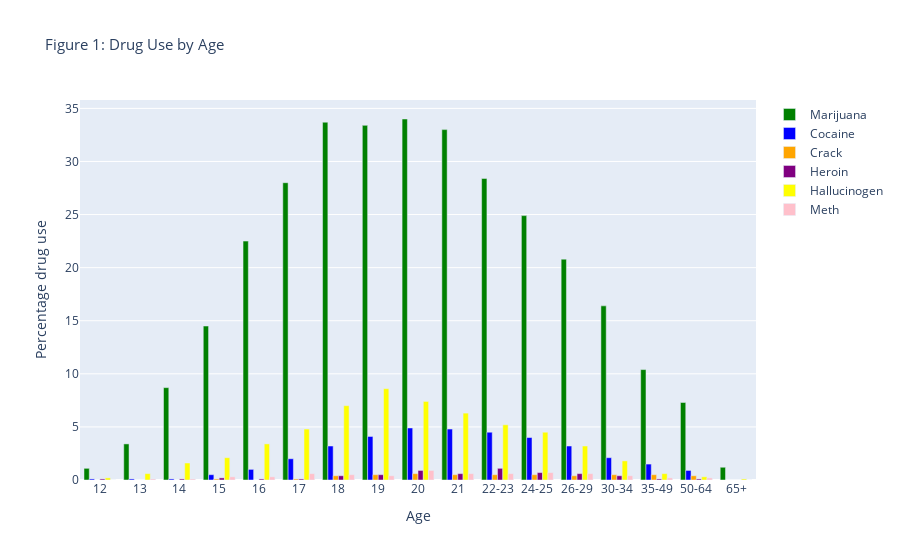

Notebook code for this chart:
### Code cell
layouts = go.Layout(
    xaxis=go.layout.XAxis(
        type='category' # the type for the x axis is categorical
    ),
    
    title_text = 'Figure 1: Drug Use by Age',
    title_font_size=15,
    xaxis_title = 'Age',
    yaxis_title = 'Percentage drug use',
    barmode = 'group'
)


chart = go.Figure(data = [
    go.Bar(name = 'Marijuana', x = df['age'], y = df['marijuana-use'], marker_color = 'green'),
    go.Bar(name = 'Cocaine', x = df['age'], y = df['cocaine-use'], marker_color = 'blue'),
    go.Bar(name = 'Crack', x = df['age'], y = df['crack-use'], marker_color = 'orange'),
    go.Bar(name = 'Heroin', x = df['age'], y = df['heroin-use'], marker_color = 'purple'),
    go.Bar(name = 'Hallucinogen', x = df['age'], y = df['hallucinogen-use'], marker_color = 'yellow'),
    go.Bar(name = 'Meth', x = df['age'], y = df['meth-use'], marker_color = 'pink')
    
    
], layout = layouts)


chart.show()

### Figure 1 — Plotly figure (JSON) as saved in the notebook; plotly's stock layout.template omitted (floating-point values rounded to 4 significant figures)
{"data": [{"marker": {"color": "green"}, "name": "Marijuana", "type": "bar", "x": ["12", "13", "14", "15", "16", "17", "18", "19", "20", "21", "22-23", "24-25", "26-29", "30-34", "35-49", "50-64", "65+"], "y": [1.1, 3.4, 8.7, 14.5, 22.5, 28, 33.7, 33.4, 34, 33, 28.4, 24.9, 20.8, 16.4, 10.4, 7.3, 1.2]}, {"marker": {"color": "blue"}, "name": "Cocaine", "type": "bar", "x": ["12", "13", "14", "15", "16", "17", "18", "19", "20", "21", "22-23", "24-25", "26-29", "30-34", "35-49", "50-64", "65+"], "y": [0.1, 0.1, 0.1, 0.5, 1, 2, 3.2, 4.1, 4.9, 4.8, 4.5, 4, 3.2, 2.1, 1.5, 0.9, 0]}, {"marker": {"color": "orange"}, "name": "Crack", "type": "bar", "x": ["12", "13", "14", "15", "16", "17", "18", "19", "20", "21", "22-23", "24-25", "26-29", "30-34", "35-49", "50-64", "65+"], "y": [0, 0, 0, 0.1, 0, 0.1, 0.4, 0.5, 0.6, 0.5, 0.5, 0.5, 0.4, 0.5, 0.5, 0.4, 0]}, {"marker": {"color": "purple"}, "name": "Heroin", "type": "bar", "x": ["12", "13", "14", "15", "16", "17", "18", "19", "20", "21", "22-23", "24-25", "26-29", "30-34", "35-49", "50-64", "65+"], "y": [0.1, 0, 0.1, 0.2, 0.1, 0.1, 0.4, 0.5, 0.9, 0.6, 1.1, 0.7, 0.6, 0.4, 0.1, 0.1, 0]}, {"marker": {"color": "yellow"}, "name": "Hallucinogen", "type": "bar", "x": ["12", "13", "14", "15", "16", "17", "18", "19", "20", "21", "22-23", "24-25", "26-29", "30-34", "35-49", "50-64", "65+"], "y": [0.2, 0.6, 1.6, 2.1, 3.4, 4.8, 7, 8.6, 7.4, 6.3, 5.2, 4.5, 3.2, 1.8, 0.6, 0.3, 0.1]}, {"marker": {"color": "pink"}, "name": "Meth", "type": "bar", "x": ["12", "13", "14", "15", "16", "17", "18", "19", "20", "21", "22-23", "24-25", "26-29", "30-34", "35-49", "50-64", "65+"], "y": [0, 0.1, 0.1, 0.3, 0.3, 0.6, 0.5, 0.4, 0.9, 0.6, 0.6, 0.7, 0.6, 0.4, 0.2, 0.2, 0]}], "layout": {"barmode": "group", "title": {"font": {"size": 15}, "text": "Figure 1: Drug Use by Age"}, "xaxis": {"title": {"text": "Age"}, "type": "category"}, "yaxis": {"title": {"text": "Percentage drug use"}}}}
